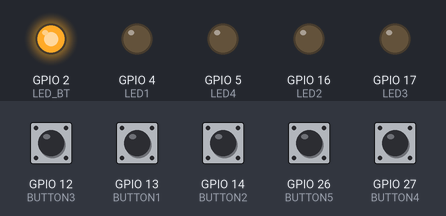
Bench run of a sketch on a simulated ESP32. On the bench: output pins drawn as LEDs (lit = HIGH). The test bench sets the inputs (shaded band); at power-on: GPIO 12 (BUTTON3), GPIO 13 (BUTTON1), GPIO 14 (BUTTON2), GPIO 26 (BUTTON5), GPIO 27 (BUTTON4) HIGH. Nothing arrives over Bluetooth unless stated; what the sketch prints to the serial monitor is not drawn.

Above: at 1.2 s.
1.3 s: GPIO 12 (BUTTON3) pulled LOW for 0.15 s
At 1.38 s:
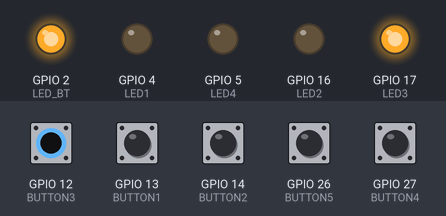
2.9 s: GPIO 13 (BUTTON1) pulled LOW for 0.15 s
At 2.98 s:
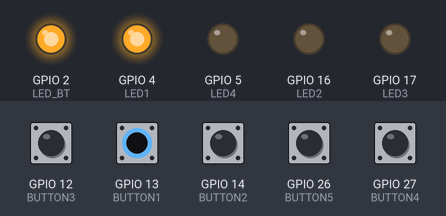
4.5 s: GPIO 14 (BUTTON2) pulled LOW for 0.15 s
At 4.59 s:
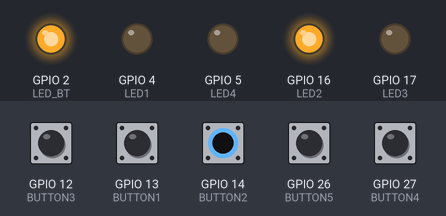
6.1 s: GPIO 27 (BUTTON4) pulled LOW for 0.15 s
At 6.2 s:
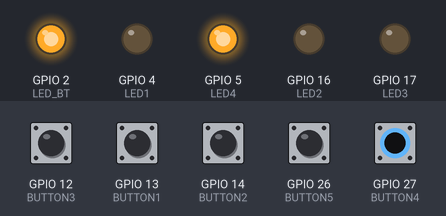
7.7 s: GPIO 12 (BUTTON3) driven LOW and GPIO 13 (BUTTON1) driven LOW
At 8.7 s:
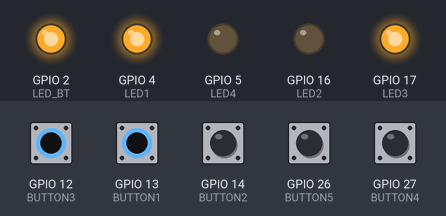
9.2 s: GPIO 14 (BUTTON2) pulled LOW for 1 s
At 10.0 s:
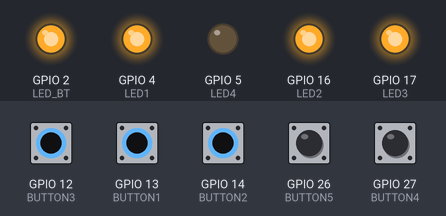
Timing chart, 0 to 12.2 s (numbered marks = the images above; inputs shaded):
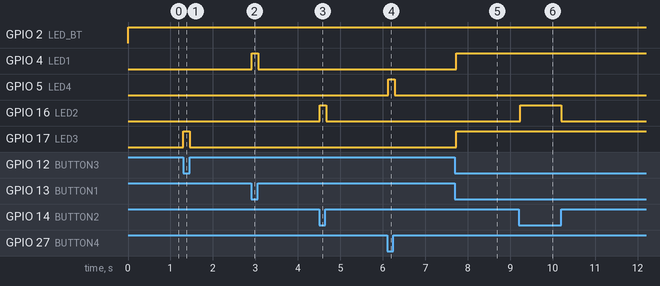

Measured:
- after the input at 1.3 s, GPIO 17 (LED3): LOW → HIGH at once, → LOW 0.15 s later
- after the input at 2.9 s, GPIO 4 (LED1): LOW → HIGH at once, → LOW 0.15 s later
- after the input at 4.5 s, GPIO 16 (LED2): LOW → HIGH at once, → LOW 0.15 s later
- after the input at 6.1 s, GPIO 5 (LED4): LOW → HIGH at once, → LOW 0.15 s later
- after the input at 7.7 s, GPIO 4 (LED1), GPIO 17 (LED3): LOW → HIGH at once
- after the input at 9.2 s, GPIO 16 (LED2): LOW → HIGH at once, → LOW 0.96 s later

The sketch:

blue_talks_button_esp32.ino
```cpp
#include "BluetoothSerial.h"

// Definição dos pinos dos LEDs externos
#define LED1 4
#define LED2 16
#define LED3 17
#define LED4 5

// Definição dos pinos dos botões
#define BUTTON1 13
#define BUTTON2 14
#define BUTTON3 12
#define BUTTON4 27
#define BUTTON5 26 // Botão 5

// Definição do LED integrado do ESP32
#define LED_BT 2 // Geralmente o LED onboard do ESP32 está no pino 2

// Criar objeto BluetoothSerial
BluetoothSerial SerialBT;

// Variáveis para debounce
unsigned long lastPressTime1 = 0;
unsigned long lastPressTime2 = 0;
unsigned long lastPressTime3 = 0;
unsigned long lastPressTime4 = 0;
unsigned long lastPressTime5 = 0; // Adicionado lastPressTime5
const unsigned long debounceDelay = 200; // 200ms de debounce

void setup() {
  Serial.begin(115200);
  SerialBT.begin("TalksButton_ESP32");
  Serial.println("Bluetooth pronto!");

  pinMode(LED1, OUTPUT);
  pinMode(LED2, OUTPUT);
  pinMode(LED3, OUTPUT);
  pinMode(LED4, OUTPUT);
  pinMode(LED_BT, OUTPUT); // Configura o LED integrado como saída

  pinMode(BUTTON1, INPUT_PULLUP);
  pinMode(BUTTON2, INPUT_PULLUP);
  pinMode(BUTTON3, INPUT_PULLUP);
  pinMode(BUTTON4, INPUT_PULLUP);
  pinMode(BUTTON5, INPUT_PULLUP); // Configura o botão 5 como entrada pullup

  digitalWrite(LED1, LOW);
  digitalWrite(LED2, LOW);
  digitalWrite(LED3, LOW);
  digitalWrite(LED4, LOW);
  digitalWrite(LED_BT, LOW); // Começa desligado
}

void loop() {
  // Indica conexão Bluetooth no LED integrado
  if (SerialBT.hasClient()) {
    digitalWrite(LED_BT, HIGH); // Liga LED se estiver conectado
  } else {
    digitalWrite(LED_BT, LOW); // Desliga LED se não estiver conectado
  }

  // Controle via Bluetooth
  if (SerialBT.available()) {
    String comando = SerialBT.readStringUntil('\n');
    comando.trim();
    if (comando.startsWith("L")) {
      controlarLED(comando);
    }
  }

  // Controle pelos botões físicos
  verificarBotao(BUTTON1, LED1, "B1", lastPressTime1);
  verificarBotao(BUTTON2, LED2, "B2", lastPressTime2);
  verificarBotao(BUTTON3, LED3, "B3", lastPressTime3);
  verificarBotao(BUTTON4, LED4, "B4", lastPressTime4);
  verificarBotaoBotao5(BUTTON5, "B5", lastPressTime5); // Função para o botão 5

  delay(50); // Pequeno delay para estabilidade
}

void controlarLED(String comando) {
  if (comando == "L1ON") digitalWrite(LED1, HIGH);
  else if (comando == "L1OFF") digitalWrite(LED1, LOW);
  else if (comando == "L2ON") digitalWrite(LED2, HIGH);
  else if (comando == "L2OFF") digitalWrite(LED2, LOW);
  else if (comando == "L3ON") digitalWrite(LED3, HIGH);
  else if (comando == "L3OFF") digitalWrite(LED3, LOW);
  else if (comando == "L4ON") digitalWrite(LED4, HIGH);
  else if (comando == "L4OFF") digitalWrite(LED4, LOW);
}

void verificarBotao(int botao, int led, String mensagem, unsigned long &lastPressTime) {
  if (digitalRead(botao) == LOW) {
    unsigned long currentTime = millis();
    if (currentTime - lastPressTime > debounceDelay) {
      digitalWrite(led, HIGH);
      SerialBT.println(mensagem);
      lastPressTime = currentTime;
    }
  } else {
    digitalWrite(led, LOW);
  }
}

void verificarBotaoBotao5(int botao, String mensagem, unsigned long &lastPressTime) {
  if (digitalRead(botao) == LOW) {
    unsigned long currentTime = millis();
    if (currentTime - lastPressTime > debounceDelay) {
      SerialBT.println(mensagem);
      lastPressTime = currentTime;
    }
  }
}
```
